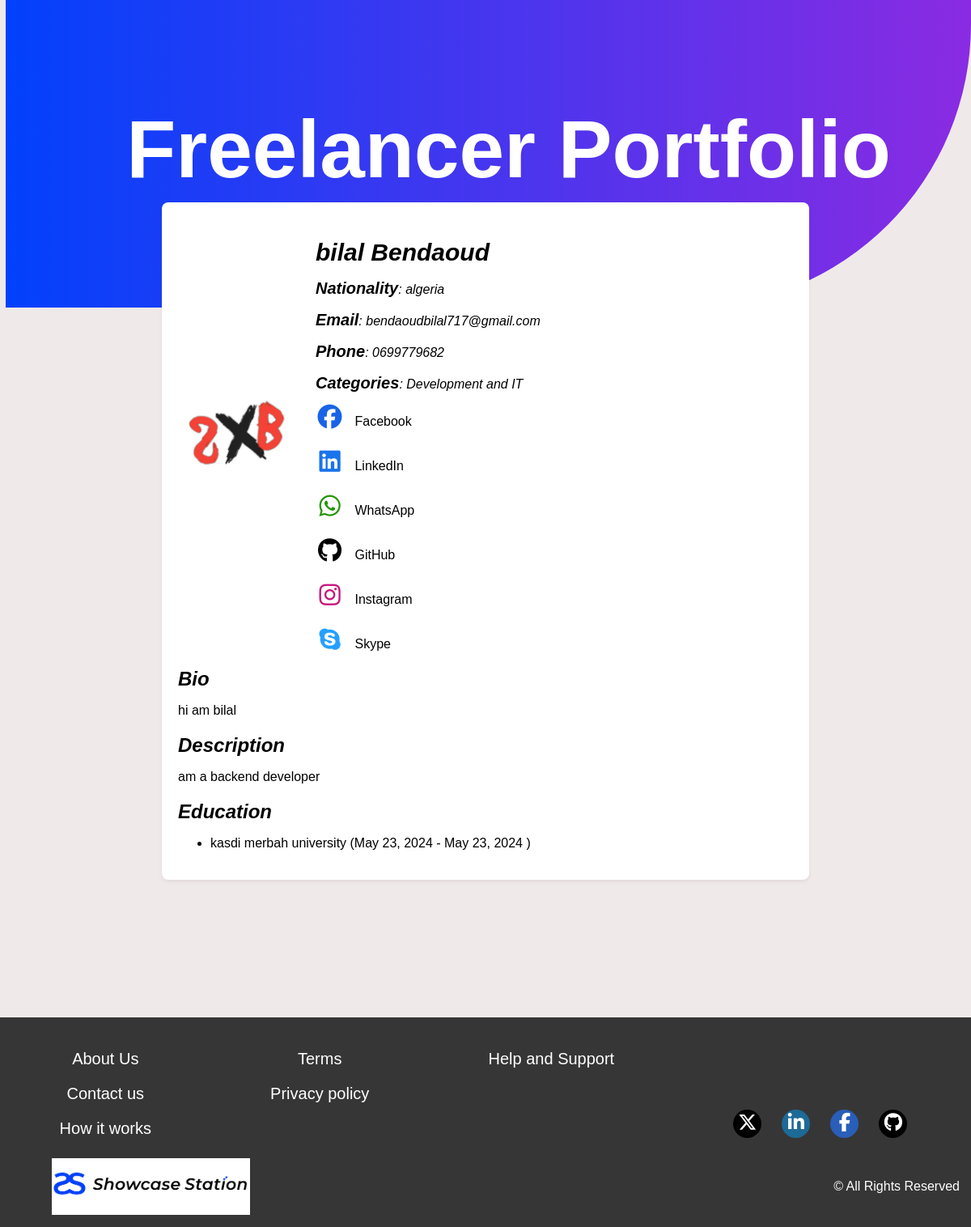
The page /profile/11/ on the database its author committed.
### freelancers/models.py (models this page shows, shortened)
class Freelancer(models.Model):
    user = models.OneToOneField(User, on_delete=models.CASCADE)
    firstname = models.CharField(max_length=20)
    lastname = models.CharField(max_length=20)
    nationality = models.CharField(max_length=30)
    age = models.CharField(max_length=3)
    phone_number = models.CharField(max_length=20)
    photo_id = models.ImageField(upload_to="freelancer_photos/", blank=True, null=True)
    email = models.CharField(max_length=50)
    bio = models.CharField(max_length=200)
    description = models.CharField(max_length=4000)
    facebook_link = models.CharField(max_length=100, blank=True, null=True)
    instagram_link = models.CharField(max_length=100, blank=True, null=True)
    whatsapp_link = models.CharField(max_length=100, blank=True, null=True)
    telegram_link = models.CharField(max_length=100, blank=True, null=True)
    linkedin_link = models.CharField(max_length=100, blank=True, null=True)
    viber_link = models.CharField(max_length=100, blank=True, null=True)
    twitter_link = models.CharField(max_length=100, blank=True, null=True)
    skype_link = models.CharField(max_length=100, blank=True, null=True)
    tiktok_link = models.CharField(max_length=100, blank=True, null=True)
    youtube_link = models.CharField(max_length=100, blank=True, null=True)
    github_link = models.CharField(max_length=100, blank=True, null=True)
    behance_link = models.CharField(max_length=100, blank=True, null=True)
    categories = models.ManyToManyField("Category", related_name="freelancers")

class Category(models.Model):
    name = models.CharField(max_length=100)

class Education(models.Model):
    education_description = models.CharField(max_length=100)
    education_start_date = models.DateField()
    education_end_date = models.DateField(default=timezone.now)
    freelancer = models.ForeignKey(
        Freelancer,
        on_delete=models.CASCADE,
        related_name="educations",
    )
    class Meta:
        verbose_name_plural = "Education"

### freelancers/views.py (the view)
# urls.py: path("profile/<int:freelancer_id>/", profile, name="profile"),
def profile(request, freelancer_id):
    freelancer = get_object_or_404(Freelancer, pk=freelancer_id)
    return render(request, "portfolio.html", {"freelancer": freelancer})

### templates/portfolio.html (shortened to what this page needs)
{% load static %}
<!DOCTYPE html>
<html lang="en">
<head>
    <link rel="stylesheet" href="{% static '../static/css/for_portfolio.css' %}">
    <link rel="stylesheet" href="https://cdnjs.cloudflare.com/ajax/libs/font-awesome/6.5.2/css/all.min.css">
</head>
<body>
    <div class="header">
        <h1>Freelancer Portfolio</h1>
    </div>
    <div class="container">
        <section class="profile">
            <div class="profile-header">
                {% if freelancer.photo_id %}
                <img src="{{ freelancer.photo_id.url }}" alt="Profile Photo">
                {% endif %}
                <div class="profile-info">
                    <h2>{{ freelancer.firstname }} {{ freelancer.lastname }}</h2>
                    <p><span>Nationality</span>: {{ freelancer.nationality }}</p>
                    <p><span>Email</span>: {{ freelancer.email }}</p>
                    <p><span>Phone</span>: {{ freelancer.phone_number }}</p>
                    {% if freelancer.categories.exists %}
                    <p><span>Categories</span>:
                        {% for category in freelancer.categories.all %}
                        {{ category.name }}{% if not forloop.last %}, {% endif %}
                        {% endfor %}
                    </p>
                    {% endif %}
                    <div class="social-links">
                        {% if freelancer.facebook_link %}
                        <a href="{{ freelancer.facebook_link }}"><i class="fa-brands fa-facebook"
                                style="color: #1964e6; font-size: 30px;"></i> Facebook</a>
                        {% endif %}
                        {% if freelancer.linkedin_link %}
                        <a href="{{ freelancer.linkedin_link }}"><i class="fa-brands fa-linkedin"
                                style="color: #1a74ea; font-size: 30px;"></i> LinkedIn</a>
                        {% endif %}
                        {% if freelancer.whatsapp_link %}
                        <a href="{{ freelancer.whatsapp_link }}"><i class="fa-brands fa-whatsapp"
                                style="color: rgb(35, 148, 7); font-size: 30px;"></i> WhatsApp</a>
                        {% endif %}
                        {% if freelancer.github_link %}
                        <a href="{{ freelancer.github_link }}"><i class="fa-brands fa-github"
                                style="font-size: 30px;"></i> GitHub</a>
                        {% endif %}
                        {% if freelancer.instagram_link %}
                        <a href="{{ freelancer.instagram_link }}"><i class="fa-brands fa-instagram"
                                style="color:rgb(199, 22, 125); font-size: 30px;"></i> Instagram</a>
                        {% endif %}
                        {% if freelancer.skype_link %}
                        <a href="{{ freelancer.skype_link }}"><i class="fa-brands fa-skype"
                                style="color: #24a0ff; font-size: 30px;"></i> Skype</a>
                        {% endif %}
                    </div>
                </div>
            </div>
            {% if freelancer.bio%}
            <div class="bio">
                <h2>Bio</h2>
                <p>{{ freelancer.bio }}</p>
            </div>
            {% endif %}
            {% if freelancer.description%}
            <div class="description">
                <h2>Description</h2>
                <p>{{ freelancer.description }}</p>
            </div>
            {% endif %}
            {% if freelancer.educations.exists %}
            <div class="education">
                <h2>Education</h2>
                <ul>
                    {% for education in freelancer.educations.all %}
                    <li>{{ education.education_description }} ({{ education.education_start_date }} -
                        {% if education.education_end_date %}
                        {{ education.education_end_date }}
                        {% else %}
                        Present
                        {% endif %})
                    </li>
                    {% endfor %}
                </ul>
            </div>
            {% endif %}
        </section>
    </div>
    <footer id="footer">
        <div class="foot">
            <div class="cont">
                <a href="{% url 'about' %}">About Us</a>
                <a href="{% url 'contact' %}">Contact us</a>
                <a href="{% url 'how it works' %}">How it works</a>
            </div>
            <div class="cont">
                <a href="{% url 'terms' %}">Terms</a>
                <a href="{% url 'privacy' %}">Privacy policy</a>
            </div>
            <div class="cont">
                <a href="{% url 'help' %}">Help and Support</a>
            </div>
            <div class="cont">
                <a href="#"><i class="fa-brands fa-x-twitter" style="background-color : black"></i></a>
                <a href="#"><i class="fa-brands fa-linkedin-in"></i></a>
                <a href="#"><i class="fa-brands fa-facebook-f"
                        style="background-color: rgba(36, 109, 234, 0.733);"></i></a>
                <a href="#"><i class="fa-brands fa-github" style="background-color : black"></i></a>
            </div>
        </div>
        <div class="cont1">
            <img src="{% static '../static/images/logo.png' %}">
            <p>&copy; All Rights Reserved</p>
        </div>
    </footer>
</body>
</html>

### static/css/for_portfolio.css (style rules this page uses)
body { font-family: Arial, sans-serif; margin: 0; padding: 0; background-color: rgb(240, 233, 233); }
a { text-decoration: none; color: black; }
.container { max-width: 800px; margin: 0 auto; padding: 20px; position: relative; bottom: 150px; }
.header { display: flex; flex-direction: column; padding: 60px 0 40px 50px; margin-left:7px; height: 300px; padding-bottom: 20px; background: linear-gradient(to right, #0241fbff, blueviolet ); color: #fff; text-align: center; border-bottom-right-radius: 350px; font-size: 50px; font-weight: 700px; }
.profile { background-color: #fff; padding: 20px; border-radius: 8px; box-shadow: 0 2px 4px rgba(96, 82, 82, 0.1); }
.profile-header { display: flex; align-items: center; margin-bottom: 20px; }
i { font-size: 20px; margin-right: 9px; width: 35px; height: 30px; border-radius: 50%; text-align: center; padding-top: 5px; }
span { font-size: 20px; font-weight: 700; }
.profile-header img { width: 150px; height: 150px; border-radius: 50%; object-fit: cover; margin-right: 20px; }
.profile-info h2, .profile-info p, .bio h2, .description h2, .education h2, .certificates h2, .projects h2 { margin-bottom: 10px; font-style: italic; }
.profile-info h2 { font-size: 30px; }
.social-links { display: flex; flex-direction: column; gap: 20px; }
footer .foot { display: flex; justify-content: space-between; }
footer .cont { max-width: 260px; font-size: 20px; display: flex; flex-direction: column; margin: 40px auto 0px; gap: 20px; }
footer .cont a { text-align: center; color: white; }
footer p { color: white; }

### rows shown on the page
Freelancer: photo_id (picture), firstname "bilal", lastname "Bendaoud", nationality "algeria", email "bendaoudbilal717@gmail.com", phone_number "0699779682", bio "hi am bilal", description "am a backend developer"
Category: name "Development and IT"
Education: education_description "kasdi merbah university", education_start_date "May 23, 2024", education_end_date "May 23, 2024"
